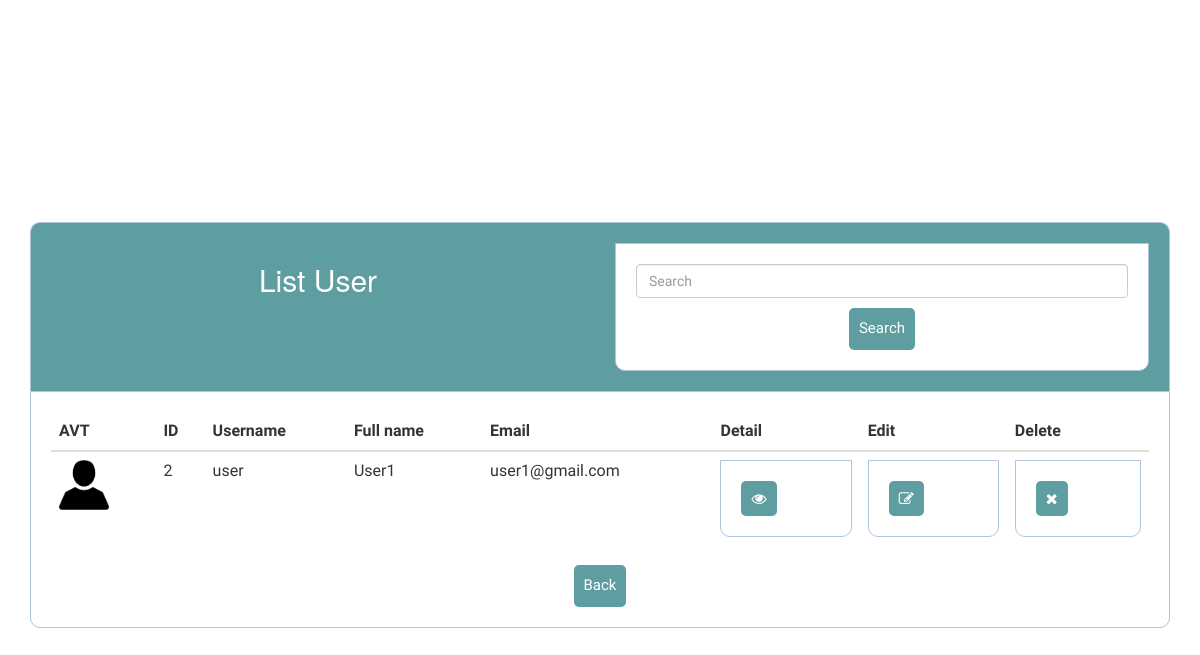
/search.php?keyword=user, run on an earlier commit of the app's database.
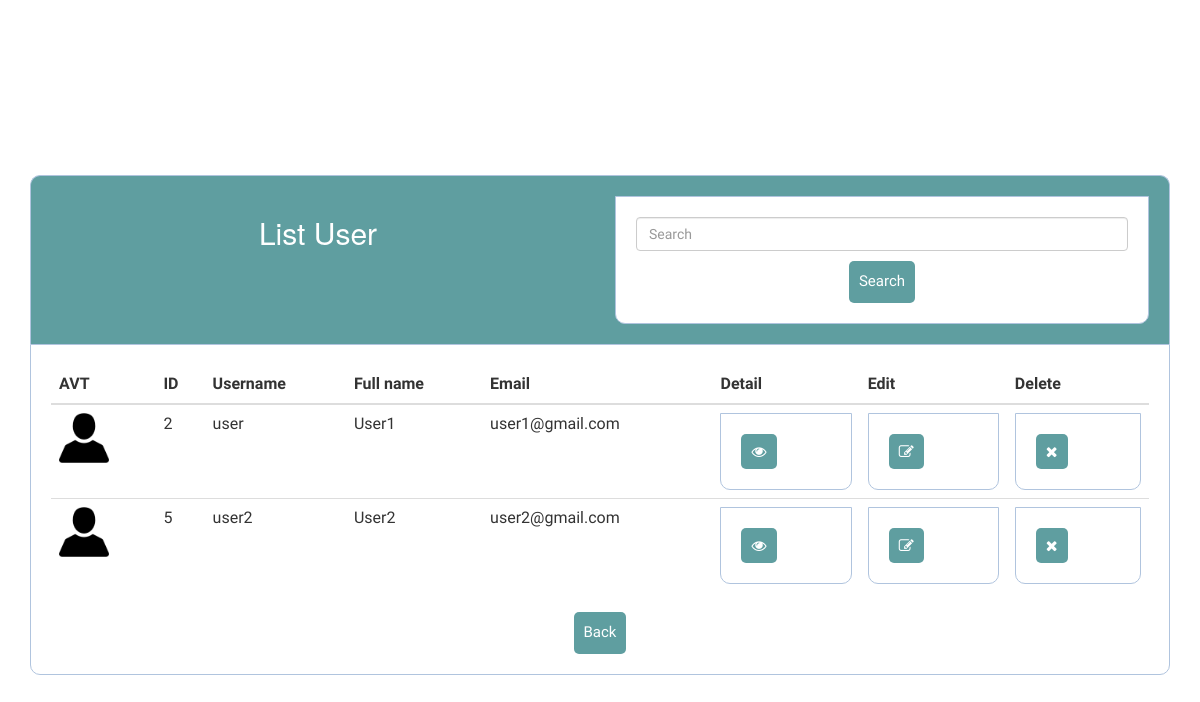
And on a later commit of the database.
### tables this page shows
CREATE TABLE IF NOT EXISTS `users` (
  `id` int(11) NOT NULL AUTO_INCREMENT,
  `username` varchar(100) NOT NULL,
  `fullname` varchar(100) NOT NULL,
  `email` varchar(100) NOT NULL,
  `user_type` varchar(100) NOT NULL,
  `password` varchar(100) NOT NULL,
  `image` varchar(255) NOT NULL,
  `vang` int(11) NOT NULL DEFAULT 0,
  PRIMARY KEY (`id`)
);

### functions.php (called while the page is built, shortened)
<?php
$conn = mysqli_connect('localhost', 'root', '', 'userlogin');
function searchUser($keyword)
{
	global $conn;
	$query = ("SELECT * FROM users WHERE username LIKE '%$keyword%' or fullname LIKE '%$keyword%' or email LIKE '%$keyword%'");
	$result = mysqli_query($conn, $query);
	return $result;
}

### search.php (the view, shortened to what this page needs)
<?php
include('functions.php');
$pattern = '/^[a-zA-Z0-9\s]*$/';
$keyword = '';
if (isset($_GET['keyword'])) {
    if (preg_match($pattern, $_GET['keyword'])){
        $keyword = $_GET['keyword'];
    }
}
$listSearch = searchUser($keyword);
?>
<html>
<head>
    <link rel="stylesheet" href="public/css/bootstrap.min.css">
    <link rel="stylesheet" href="public/css/font-awesome.min.css">
    <link rel="stylesheet" href="public/css/styles.css">
</head>
<body>
    <div class="container">
        <div class="header">
            <div class="row">
                <div class="col-md-6">
                    <h2>List User</h2>
                </div>
                <div class="col-md-6">
                    <form action="search.php" method="get" class="form-inline my-2 my-lg-0">
                        <input class="form-control mr-sm-2" type="text" placeholder="Search" aria-label="Search" name="keyword">
                        <button class="btn btn-outline-success my-2 my-sm-0" type="submit" style="margin-top: 10px">Search</button>
                    </form>
                </div>
            </div>
        </div>
        <form>
            <table class="table">
                <thead>
                    <tr>
                        <th scope="col">AVT</th>
                        <th scope="col">ID</th>
                        <th scope="col">Username</th>
                        <th scope="col">Full name</th>
                        <th scope="col">Email</th>
                        <th scope="col">Detail</th>
                        <th scope="col">Edit</th>
                        <th scope="col">Delete</th>
                    </tr>
                </thead>
                <tbody>
                    <?php if ($keyword != '') {
                        foreach ($listSearch as $result) : ?>
                            <tr scope="row">
                            <td><img src="./public/images/<?php echo $result['image'];?>" class="img-fluid" alt="" style="width:50px; height:50px;"></td>
                                <td><?php echo $result['id']; ?></td>
                                <td><?php echo $result['username']; ?></td>
                                <td><?php echo $result['fullname']; ?></td>
                                <td><?php echo $result['email']; ?></td>
                                <td>
                                    <form action="userdetail.php" method="post">
                                    <button type="submit" name="detail" class="btn btn-primary">
                                    <i class="fa fa-eye"></i></button>
                                </td>
                                <td>
                                    <form action="edit.php" method="post">
                                    <button type="submit" name="edit" class="btn btn-primary">
                                    <i class="fa fa-pencil-square-o"></i></button>
                                </td>
                                <td>
                                    <form action="" method="post">
                                    <button type="submit" name="delete" class="btn btn-primary"
                                    onClick="return confirm('Nhấn oke để xoá')"><i class="fa fa-times"></i></button>
                                </td>
                            </tr>
                        <?php endforeach;
                    } else { ?>
                        <td>No results</td>
                    <?php } ?>
                </tbody>
            </table>
        </form>
        <div class="back" style="text-align: center">
            <a class="btn btn-info" href="list.php?list='1'">Back</a>
        </div>
    </div>
</body>
</html>

What changed in the data, as far as the page shows it:
added users: image (picture), id "5", username "user2", fullname "User2", email "user2@gmail.com"
